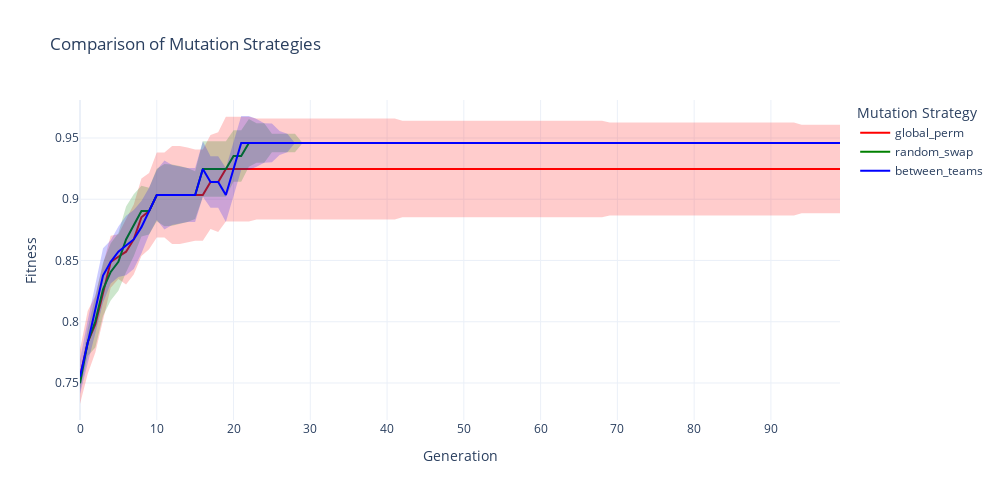

Source (notebook cell):
### Markdown cell above
## Comparison of Mutation Strategies

### Code cell
def compare_mutation_strategies(results_df, title="Comparison of Mutation Strategies", first_gen=0, last_gen=None):
    """
    Compare the average median performance of different mutation strategies.
    """
    if last_gen is None:
        last_gen = len(results_df)

    df_slice = results_df.iloc[first_gen:last_gen].copy()

    #define mutation strategy labels
    mutation_labels = ["global_perm", "random_swap", "between_teams"]
    colors = {"global_perm": "red", "random_swap": "green", "between_teams": "blue"}
    shadings = {"global_perm": "rgba(255,0,0,0.2)", "random_swap": "rgba(0,128,0,0.2)", "between_teams": "rgba(0,0,255,0.2)"}

    fig = go.Figure()

    for mutation in mutation_labels:
        mutation_cols = [col for col in df_slice.columns if f"|{mutation}|" in col]
        if not mutation_cols:
            continue

        all_medians = []
        for col in mutation_cols:
            expanded = pd.DataFrame(df_slice[col].tolist(), index=df_slice.index)
            median_vals = expanded.median(axis=1)
            all_medians.append(median_vals)

        aggregated_medians = pd.concat(all_medians, axis=1).median(axis=1)
        aggregated_std = pd.concat(all_medians, axis=1).std(axis=1)

        #plot shading first
        fig.add_trace(go.Scatter(
            x=list(df_slice.index) + list(df_slice.index[::-1]),
            y=list(aggregated_medians - aggregated_std) + list((aggregated_medians + aggregated_std)[::-1]),
            fill='toself',
            fillcolor=shadings[mutation],
            line=dict(color='rgba(255,255,255,0)'),
            hoverinfo="skip",
            showlegend=False
        ))

        #plot median line after shading
        fig.add_trace(go.Scatter(
            x=df_slice.index,
            y=aggregated_medians,
            mode='lines',
            name=mutation,
            line=dict(color=colors[mutation])
        ))

    fig.update_layout(
        title=title,
        xaxis_title="Generation",
        yaxis_title="Fitness",
        height=500,
        width=1000,
        legend_title="Mutation Strategy",
        template="plotly_white"
    )

    fig.show()

compare_mutation_strategies(df, title="Comparison of Mutation Strategies", first_gen=0, last_gen=100)

### Figure 1 — Plotly figure (JSON) as saved in the notebook; plotly's stock layout.template omitted (floating-point values rounded to 4 significant figures; data arrays with more than 128 entries replaced by an {"elided": "..."} marker saying what was removed)
{"data": [{"fill": "toself", "fillcolor": "rgba(255,0,0,0.2)", "hoverinfo": "skip", "line": {"color": "rgba(255,255,255,0)"}, "showlegend": false, "type": "scatter", "x": {"elided": "200 int values"}, "y": {"elided": "200 float values"}}, {"line": {"color": "red"}, "mode": "lines", "name": "global_perm", "type": "scatter", "x": [0, 1, 2, 3, 4, 5, 6, 7, 8, 9, 10, 11, 12, 13, 14, 15, 16, 17, 18, 19, 20, 21, 22, 23, 24, 25, 26, 27, 28, 29, 30, 31, 32, 33, 34, 35, 36, 37, 38, 39, 40, 41, 42, 43, 44, 45, 46, 47, 48, 49, 50, 51, 52, 53, 54, 55, 56, 57, 58, 59, 60, 61, 62, 63, 64, 65, 66, 67, 68, 69, 70, 71, 72, 73, 74, 75, 76, 77, 78, 79, 80, 81, 82, 83, 84, 85, 86, 87, 88, 89, 90, 91, 92, 93, 94, 95, 96, 97, 98, 99], "y": [0.755, 0.7831, 0.7981, 0.8238, 0.8489, 0.8531, 0.8572, 0.8672, 0.8853, 0.8903, 0.9034, 0.9034, 0.9034, 0.9034, 0.9034, 0.9034, 0.9034, 0.9141, 0.9141, 0.9247, 0.9247, 0.9247, 0.9247, 0.9247, 0.9247, 0.9247, 0.9247, 0.9247, 0.9247, 0.9247, 0.9247, 0.9247, 0.9247, 0.9247, 0.9247, 0.9247, 0.9247, 0.9247, 0.9247, 0.9247, 0.9247, 0.9247, 0.9247, 0.9247, 0.9247, 0.9247, 0.9247, 0.9247, 0.9247, 0.9247, 0.9247, 0.9247, 0.9247, 0.9247, 0.9247, 0.9247, 0.9247, 0.9247, 0.9247, 0.9247, 0.9247, 0.9247, 0.9247, 0.9247, 0.9247, 0.9247, 0.9247, 0.9247, 0.9247, 0.9247, 0.9247, 0.9247, 0.9247, 0.9247, 0.9247, 0.9247, 0.9247, 0.9247, 0.9247, 0.9247, 0.9247, 0.9247, 0.9247, 0.9247, 0.9247, 0.9247, 0.9247, 0.9247, 0.9247, 0.9247, 0.9247, 0.9247, 0.9247, 0.9247, 0.9247, 0.9247, 0.9247, 0.9247, 0.9247, 0.9247]}, {"fill": "toself", "fillcolor": "rgba(0,128,0,0.2)", "hoverinfo": "skip", "line": {"color": "rgba(255,255,255,0)"}, "showlegend": false, "type": "scatter", "x": {"elided": "200 int values"}, "y": {"elided": "200 float values"}}, {"line": {"color": "green"}, "mode": "lines", "name": "random_swap", "type": "scatter", "x": [0, 1, 2, 3, 4, 5, 6, 7, 8, 9, 10, 11, 12, 13, 14, 15, 16, 17, 18, 19, 20, 21, 22, 23, 24, 25, 26, 27, 28, 29, 30, 31, 32, 33, 34, 35, 36, 37, 38, 39, 40, 41, 42, 43, 44, 45, 46, 47, 48, 49, 50, 51, 52, 53, 54, 55, 56, 57, 58, 59, 60, 61, 62, 63, 64, 65, 66, 67, 68, 69, 70, 71, 72, 73, 74, 75, 76, 77, 78, 79, 80, 81, 82, 83, 84, 85, 86, 87, 88, 89, 90, 91, 92, 93, 94, 95, 96, 97, 98, 99], "y": [0.7498, 0.7831, 0.8004, 0.8265, 0.8407, 0.8489, 0.8672, 0.8788, 0.8903, 0.8903, 0.9034, 0.9034, 0.9034, 0.9034, 0.9034, 0.9034, 0.9247, 0.9247, 0.9247, 0.9247, 0.9353, 0.9353, 0.9459, 0.9459, 0.9459, 0.9459, 0.9459, 0.9459, 0.9459, 0.9459, 0.9459, 0.9459, 0.9459, 0.9459, 0.9459, 0.9459, 0.9459, 0.9459, 0.9459, 0.9459, 0.9459, 0.9459, 0.9459, 0.9459, 0.9459, 0.9459, 0.9459, 0.9459, 0.9459, 0.9459, 0.9459, 0.9459, 0.9459, 0.9459, 0.9459, 0.9459, 0.9459, 0.9459, 0.9459, 0.9459, 0.9459, 0.9459, 0.9459, 0.9459, 0.9459, 0.9459, 0.9459, 0.9459, 0.9459, 0.9459, 0.9459, 0.9459, 0.9459, 0.9459, 0.9459, 0.9459, 0.9459, 0.9459, 0.9459, 0.9459, 0.9459, 0.9459, 0.9459, 0.9459, 0.9459, 0.9459, 0.9459, 0.9459, 0.9459, 0.9459, 0.9459, 0.9459, 0.9459, 0.9459, 0.9459, 0.9459, 0.9459, 0.9459, 0.9459, 0.9459]}, {"fill": "toself", "fillcolor": "rgba(0,0,255,0.2)", "hoverinfo": "skip", "line": {"color": "rgba(255,255,255,0)"}, "showlegend": false, "type": "scatter", "x": {"elided": "200 int values"}, "y": {"elided": "200 float values"}}, {"line": {"color": "blue"}, "mode": "lines", "name": "between_teams", "type": "scatter", "x": [0, 1, 2, 3, 4, 5, 6, 7, 8, 9, 10, 11, 12, 13, 14, 15, 16, 17, 18, 19, 20, 21, 22, 23, 24, 25, 26, 27, 28, 29, 30, 31, 32, 33, 34, 35, 36, 37, 38, 39, 40, 41, 42, 43, 44, 45, 46, 47, 48, 49, 50, 51, 52, 53, 54, 55, 56, 57, 58, 59, 60, 61, 62, 63, 64, 65, 66, 67, 68, 69, 70, 71, 72, 73, 74, 75, 76, 77, 78, 79, 80, 81, 82, 83, 84, 85, 86, 87, 88, 89, 90, 91, 92, 93, 94, 95, 96, 97, 98, 99], "y": [0.755, 0.7831, 0.8115, 0.8377, 0.8489, 0.8572, 0.8622, 0.8672, 0.8772, 0.8903, 0.9034, 0.9034, 0.9034, 0.9034, 0.9034, 0.9034, 0.9247, 0.9141, 0.9141, 0.9034, 0.9247, 0.9459, 0.9459, 0.9459, 0.9459, 0.9459, 0.9459, 0.9459, 0.9459, 0.9459, 0.9459, 0.9459, 0.9459, 0.9459, 0.9459, 0.9459, 0.9459, 0.9459, 0.9459, 0.9459, 0.9459, 0.9459, 0.9459, 0.9459, 0.9459, 0.9459, 0.9459, 0.9459, 0.9459, 0.9459, 0.9459, 0.9459, 0.9459, 0.9459, 0.9459, 0.9459, 0.9459, 0.9459, 0.9459, 0.9459, 0.9459, 0.9459, 0.9459, 0.9459, 0.9459, 0.9459, 0.9459, 0.9459, 0.9459, 0.9459, 0.9459, 0.9459, 0.9459, 0.9459, 0.9459, 0.9459, 0.9459, 0.9459, 0.9459, 0.9459, 0.9459, 0.9459, 0.9459, 0.9459, 0.9459, 0.9459, 0.9459, 0.9459, 0.9459, 0.9459, 0.9459, 0.9459, 0.9459, 0.9459, 0.9459, 0.9459, 0.9459, 0.9459, 0.9459, 0.9459]}], "layout": {"height": 500, "legend": {"title": {"text": "Mutation Strategy"}}, "title": {"text": "Comparison of Mutation Strategies"}, "width": 1000, "xaxis": {"title": {"text": "Generation"}}, "yaxis": {"title": {"text": "Fitness"}}}}
